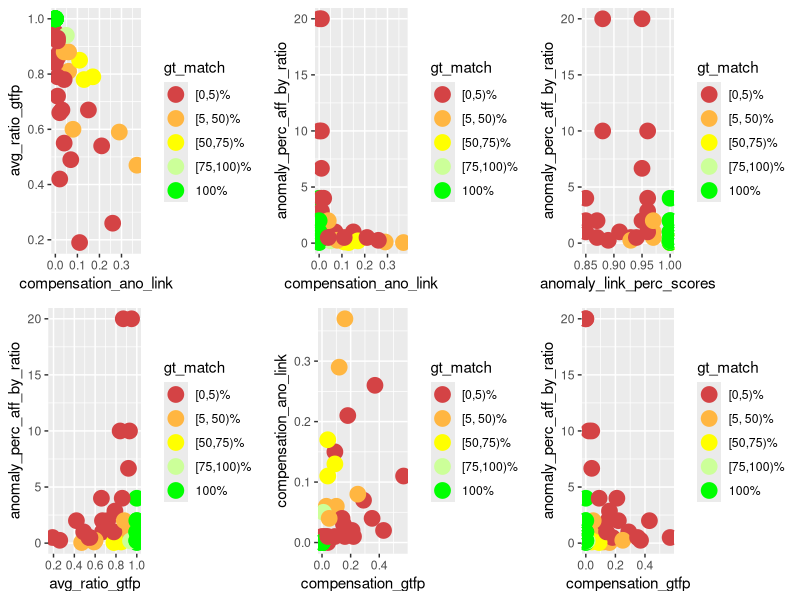
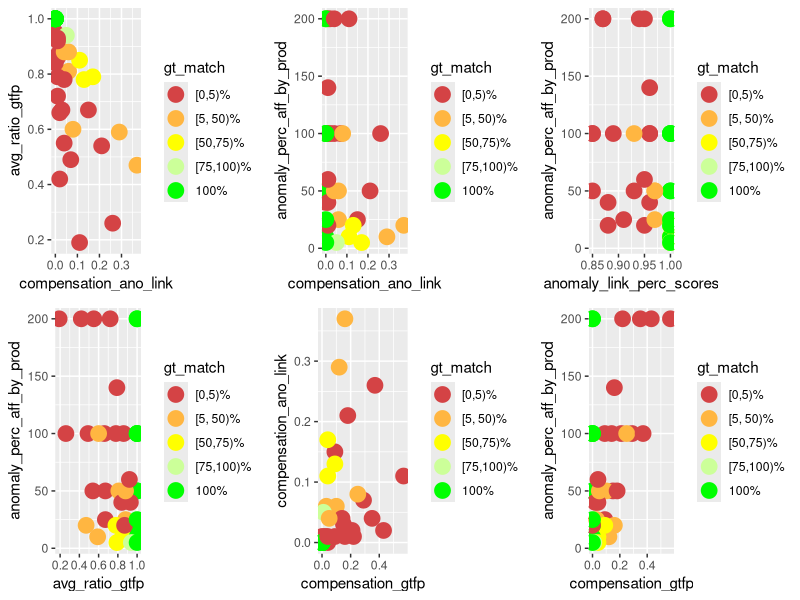
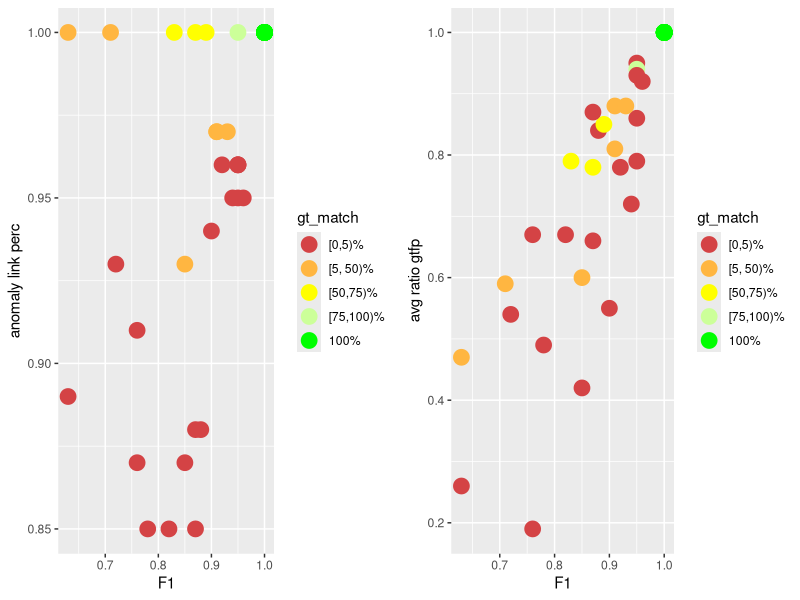
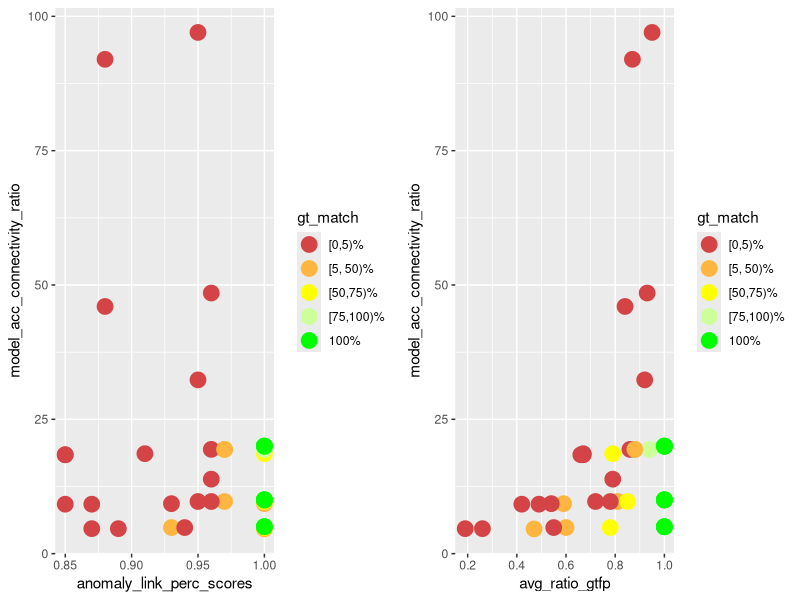
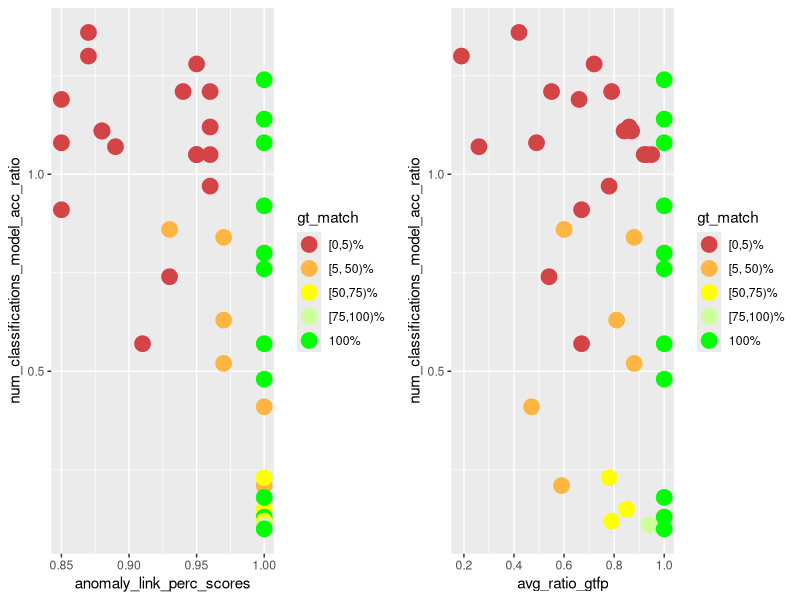
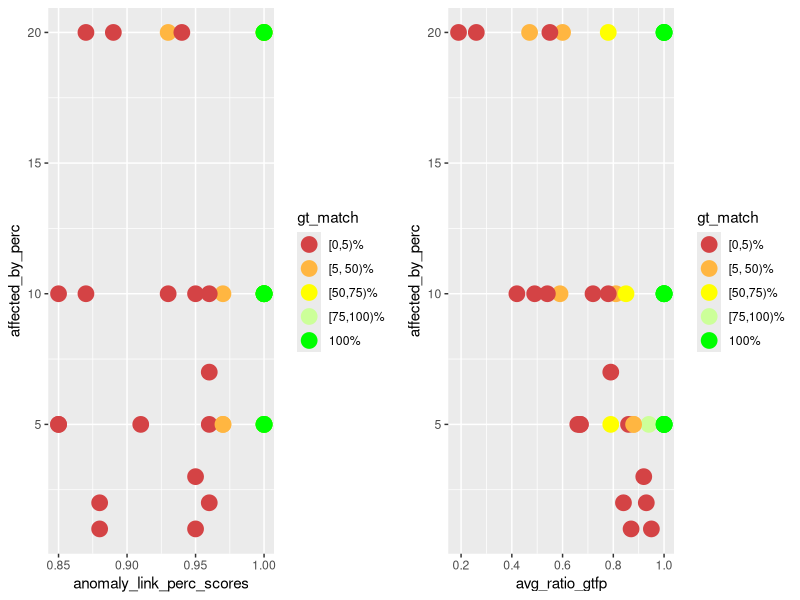
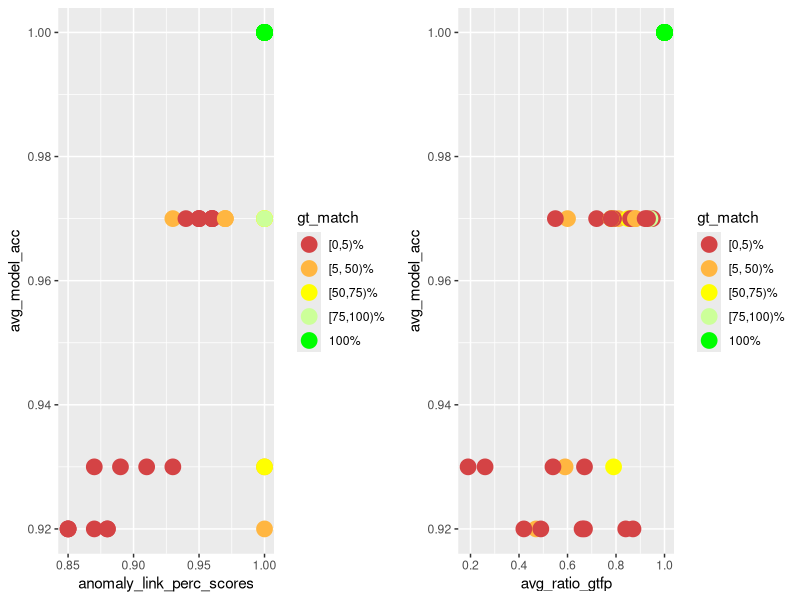
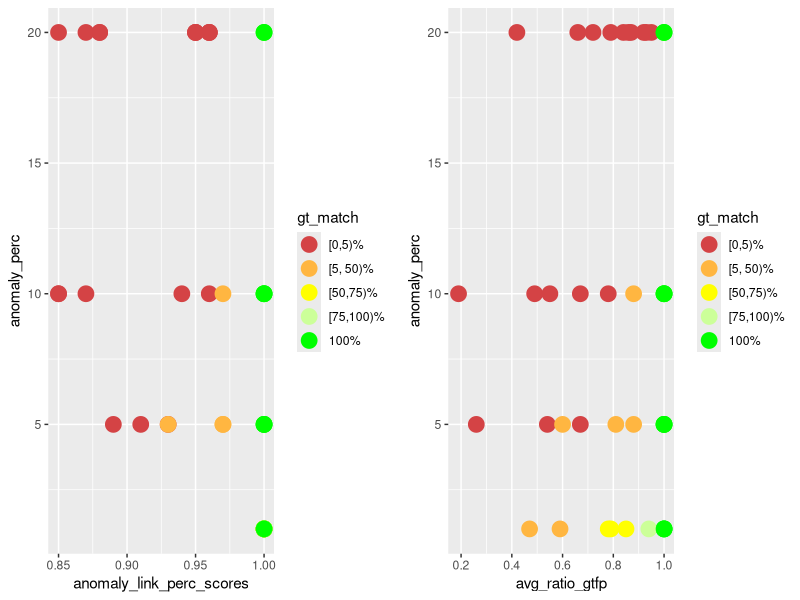

Generate these figures, in order, with R:
library(ggplot2)
library(gridExtra)
library(dplyr)

PT_DEF <- geom_point(size=5)
COLOR_VALS <- c("#d44345", "#ffb641", "#ffff00", "#ccff99", "#00ff00")

gen_multi_plot_six <- function(
        pp1, pp2, pp3, pp4, pp5, pp6,
        y1, y2, y3, y4, y5, y6,
        x1, x2, x3, x4, x5, x6,
        filename
    ) {
    fpp1 <- pp1 + PT_DEF + xlab(x1) + ylab(y1) + scale_color_manual(values = color_mapping)
    fpp2 <- pp2 + PT_DEF + xlab(x2) + ylab(y2) + scale_color_manual(values = color_mapping)
    fpp3 <- pp3 + PT_DEF + xlab(x3) + ylab(y3) + scale_color_manual(values = color_mapping)
    fpp4 <- pp4 + PT_DEF + xlab(x4) + ylab(y4) + scale_color_manual(values = color_mapping)
    fpp5 <- pp5 + PT_DEF + xlab(x5) + ylab(y5) + scale_color_manual(values = color_mapping)
    fpp6 <- pp6 + PT_DEF + xlab(x6) + ylab(y6) + scale_color_manual(values = color_mapping)
    combined_plot <- grid.arrange(fpp1, fpp2, fpp3, fpp4, fpp5, fpp6, ncol = 3)
    ggsave(combined_plot, file = filename, width = 12, height = 6)
}

gen_multi_plot_two <- function(
        pp1, pp2, y1, y2, x1, x2, filename
    ) {
    fpp1 <- pp1 + PT_DEF + xlab(x1) + ylab(y1) + scale_color_manual(values = color_mapping)
    fpp2 <- pp2 + PT_DEF + xlab(x2) + ylab(y2) + scale_color_manual(values = color_mapping)
    combined_plot <- grid.arrange(fpp1, fpp2, ncol = 2)
    ggsave(combined_plot, file = filename, width = 12, height = 6)
}

# actual compensation insights

input <- read.csv(
    file = "meta_analysis.csv", header = TRUE, sep = ",", check.name = FALSE
)

# instead of the percentage value factor(gt_match_perc) for which I'd need 100
# colors, I only want to color / group them into 5 groups
LABELS <- c("[0,5)%", "[5, 50)%", "[50,75)%", "[75,100)%", "100%")
color_mapping <- setNames(COLOR_VALS, LABELS)

input$gt_match <- cut(
    input$gt_match_perc,
    breaks = c(0, 5, 50, 75, 100, Inf),
    labels = LABELS,
    include.lowest = TRUE,
    right = FALSE
)

p1 <- ggplot(
    data = input, aes_string(
        x = "compensation_ano_link",
        y = "avg_ratio_gtfp",
        color = "gt_match",
        group = "gt_match"
    )
)

p2 <- ggplot(
    data = input, aes_string(
        x = "compensation_ano_link",
        y = "anomaly_perc_aff_by_ratio",
        color = "gt_match",
        group = "gt_match"
    )
)

p3 <- ggplot(
    data = input, aes_string(
        x = "anomaly_link_perc_scores",
        y = "anomaly_perc_aff_by_ratio",
        color = "gt_match",
        group = "gt_match"
    )
)

p4 <- ggplot(
    data = input, aes_string(
        x = "avg_ratio_gtfp",
        y = "anomaly_perc_aff_by_ratio",
        color = "gt_match",
        group = "gt_match"
    )
)

p5 <- ggplot(
    data = input, aes_string(
        x = "compensation_gtfp",
        y = "compensation_ano_link",
        color = "gt_match",
        group = "gt_match"
    )
)

p6 <- ggplot(
    data = input, aes_string(
        x = "compensation_gtfp",
        y = "anomaly_perc_aff_by_ratio",
        color = "gt_match",
        group = "gt_match"
    )
)

gen_multi_plot_six(
    p1, p2, p3, p4, p5, p6,
    "avg_ratio_gtfp",
    "anomaly_perc_aff_by_ratio",
    "anomaly_perc_aff_by_ratio",
    "anomaly_perc_aff_by_ratio",
    "compensation_ano_link",
    "anomaly_perc_aff_by_ratio",
    "compensation_ano_link",
    "compensation_ano_link",
    "anomaly_link_perc_scores",
    "avg_ratio_gtfp",
    "compensation_gtfp",
    "compensation_gtfp",
    "compensation_analysis.png"
)

# same with prod #############################

p1 <- ggplot(
    data = input, aes_string(
        x = "compensation_ano_link",
        y = "avg_ratio_gtfp",
        color = "gt_match",
        group = "gt_match"
    )
)

p2 <- ggplot(
    data = input, aes_string(
        x = "compensation_ano_link",
        y = "anomaly_perc_aff_by_prod",
        color = "gt_match",
        group = "gt_match"
    )
)

p3 <- ggplot(
    data = input, aes_string(
        x = "anomaly_link_perc_scores",
        y = "anomaly_perc_aff_by_prod",
        color = "gt_match",
        group = "gt_match"
    )
)

p4 <- ggplot(
    data = input, aes_string(
        x = "avg_ratio_gtfp",
        y = "anomaly_perc_aff_by_prod",
        color = "gt_match",
        group = "gt_match"
    )
)

p5 <- ggplot(
    data = input, aes_string(
        x = "compensation_gtfp",
        y = "compensation_ano_link",
        color = "gt_match",
        group = "gt_match"
    )
)

p6 <- ggplot(
    data = input, aes_string(
        x = "compensation_gtfp",
        y = "anomaly_perc_aff_by_prod",
        color = "gt_match",
        group = "gt_match"
    )
)

gen_multi_plot_six(
    p1, p2, p3, p4, p5, p6,
    "avg_ratio_gtfp",
    "anomaly_perc_aff_by_prod",
    "anomaly_perc_aff_by_prod",
    "anomaly_perc_aff_by_prod",
    "compensation_ano_link",
    "anomaly_perc_aff_by_prod",
    "compensation_ano_link",
    "compensation_ano_link",
    "anomaly_link_perc_scores",
    "avg_ratio_gtfp",
    "compensation_gtfp",
    "compensation_gtfp",
    "compensation_analysis_prod.png"
)

##############################################

p1 <- ggplot(
    data = input, aes_string(
        x = "f1_scores",
        y = "anomaly_link_perc_scores",
        color = "gt_match",
        group = "gt_match"
    )
)

p2 <- ggplot(
    data = input, aes_string(
        x = "f1_scores",
        y = "avg_ratio_gtfp",
        color = "gt_match",
        group = "gt_match"
    )
)

gen_multi_plot_two(
    p1, p2,
    "anomaly link perc",
    "avg ratio gtfp",
    "F1",
    "F1",
    "f1_end_res_corr.png"
)

# model acc - connectivity - performance

p1 <- ggplot(
    data = input, aes_string(
        x = "anomaly_link_perc_scores",
        y = "model_acc_connectivity_ratio",
        color = "gt_match",
        group = "gt_match"
    )
)

p2 <- ggplot(
    data = input, aes_string(
        x = "avg_ratio_gtfp",
        y = "model_acc_connectivity_ratio",
        color = "gt_match",
        group = "gt_match"
    )
)

gen_multi_plot_two(
    p1, p2,
    "model_acc_connectivity_ratio",
    "model_acc_connectivity_ratio",
    "anomaly_link_perc_scores",
    "avg_ratio_gtfp",
    "modelacc_connectivity_performance.png"
)

# how many classifications and how acc models

p1 <- ggplot(
    data = input, aes_string(
        x = "anomaly_link_perc_scores",
        y = "num_classifications_model_acc_ratio",
        color = "gt_match",
        group = "gt_match"
    )
)

p2 <- ggplot(
    data = input, aes_string(
        x = "avg_ratio_gtfp",
        y = "num_classifications_model_acc_ratio",
        color = "gt_match",
        group = "gt_match"
    )
)

gen_multi_plot_two(
    p1, p2,
    "num_classifications_model_acc_ratio",
    "num_classifications_model_acc_ratio",
    "anomaly_link_perc_scores",
    "avg_ratio_gtfp",
    "num_classifications_model_acc.png"
)

# affected_by against perf

p1 <- ggplot(
    data = input, aes_string(
        x = "anomaly_link_perc_scores",
        y = "affected_by_perc",
        color = "gt_match",
        group = "gt_match"
    )
)

p2 <- ggplot(
    data = input, aes_string(
        x = "avg_ratio_gtfp",
        y = "affected_by_perc",
        color = "gt_match",
        group = "gt_match"
    )
)

gen_multi_plot_two(
    p1, p2,
    "affected_by_perc",
    "affected_by_perc",
    "anomaly_link_perc_scores",
    "avg_ratio_gtfp",
    "aff_by_perf.png"
)

# model_acc against perf

p1 <- ggplot(
    data = input, aes_string(
        x = "anomaly_link_perc_scores",
        y = "avg_model_acc",
        color = "gt_match",
        group = "gt_match"
    )
)

p2 <- ggplot(
    data = input, aes_string(
        x = "avg_ratio_gtfp",
        y = "avg_model_acc",
        color = "gt_match",
        group = "gt_match"
    )
)

gen_multi_plot_two(
    p1, p2,
    "avg_model_acc",
    "avg_model_acc",
    "anomaly_link_perc_scores",
    "avg_ratio_gtfp",
    "model_acc_perf.png"
)

# anomaly_perc against perf

p1 <- ggplot(
    data = input, aes_string(
        x = "anomaly_link_perc_scores",
        y = "anomaly_perc",
        color = "gt_match",
        group = "gt_match"
    )
)

p2 <- ggplot(
    data = input, aes_string(
        x = "avg_ratio_gtfp",
        y = "anomaly_perc",
        color = "gt_match",
        group = "gt_match"
    )
)

gen_multi_plot_two(
    p1, p2,
    "anomaly_perc",
    "anomaly_perc",
    "anomaly_link_perc_scores",
    "avg_ratio_gtfp",
    "anomaly_perc_perf.png"
)

# anomaly_perc - model acc ratio against perf

p1 <- ggplot(
    data = input, aes_string(
        x = "anomaly_link_perc_scores",
        y = "anomaly_perc_model_acc_ratio",
        color = "gt_match",
        group = "gt_match"
    )
)

p2 <- ggplot(
    data = input, aes_string(
        x = "avg_ratio_gtfp",
        y = "anomaly_perc_model_acc_ratio",
        color = "gt_match",
        group = "gt_match"
    )
)

gen_multi_plot_two(
    p1, p2,
    "anomaly_perc_model_acc_ratio",
    "anomaly_perc_model_acc_ratio",
    "anomaly_link_perc_scores",
    "avg_ratio_gtfp",
    "anomaly_perc_model_acc_ratio_perf.png"
)

# num classifications against perf

p1 <- ggplot(
    data = input, aes_string(
        x = "anomaly_link_perc_scores",
        y = "num_classifications",
        color = "gt_match",
        group = "gt_match"
    )
)

p2 <- ggplot(
    data = input, aes_string(
        x = "avg_ratio_gtfp",
        y = "num_classifications",
        color = "gt_match",
        group = "gt_match"
    )
)

gen_multi_plot_two(
    p1, p2,
    "num_classifications",
    "num_classifications",
    "anomaly_link_perc_scores",
    "avg_ratio_gtfp",
    "num_classifications_perf.png"
)

# num classifications - model acc -- filtered based on avg_ratio_gtfp

p1 <- ggplot(
    data = input, aes_string(
        x = "num_classifications",
        y = "avg_model_acc",
        color = "gt_match",
        group = "gt_match"
    )
)

filtered_data <- subset(input, avg_ratio_gtfp >= 0.7)

p2 <- ggplot(
    data = filtered_data,
    aes_string(
        x = "num_classifications",
        y = "avg_model_acc",
        color = "gt_match",
        group = "gt_match"
    )
)

filtered_data <- subset(input, avg_ratio_gtfp >= 0.75)

p3 <- ggplot(
    data = filtered_data,
    aes_string(
        x = "num_classifications",
        y = "avg_model_acc",
        color = "gt_match",
        group = "gt_match"
    )
)

filtered_data <- subset(input, avg_ratio_gtfp >= 0.8)

p4 <- ggplot(
    data = filtered_data,
    aes_string(
        x = "num_classifications",
        y = "avg_model_acc",
        color = "gt_match",
        group = "gt_match"
    )
)

filtered_data <- subset(input, avg_ratio_gtfp >= 0.9)

p5 <- ggplot(
    data = filtered_data,
    aes_string(
        x = "num_classifications",
        y = "avg_model_acc",
        color = "gt_match",
        group = "gt_match"
    )
)

filtered_data <- input %>%
  group_by(avg_model_acc) %>%
  filter(avg_ratio_gtfp == max(avg_ratio_gtfp))

p6 <- ggplot(
    data = filtered_data,
    aes_string(
        x = "num_classifications",
        y = "avg_model_acc",
        color = "gt_match",
        group = "gt_match"
    )
)

gen_multi_plot_six(
    p1, p2, p3, p4, p5, p6,
    "avg_model_acc", #y1
    "avg_model_acc", #y2
    "avg_model_acc", #y3
    "avg_model_acc", #y4
    "avg_model_acc", #y5
    "avg_model_acc", #y6
    "classifications", #x1
    "classifications (filt. based on avg_ratio_gtfp 70%)", #x2
    "classifications (filt. based on avg_ratio_gtfp 75%)", #x3
    "classifications (filt. based on avg_ratio_gtfp 80%)", #x4
    "classifications (filt. based on avg_ratio_gtfp 90%)", #x5
    "classifications (filt. based on max avg_ratio_gtfp)", #x6
    "model_acc_classifications.png"
)

# num classifications - model acc -- filtered based on anomaly_link_perc_scores

p1 <- ggplot(
    data = input, aes_string(
        x = "num_classifications",
        y = "avg_model_acc",
        color = "gt_match",
        group = "gt_match"
    )
)

filtered_data <- subset(input, anomaly_link_perc_scores >= 0.7)

p2 <- ggplot(
    data = filtered_data,
    aes_string(
        x = "num_classifications",
        y = "avg_model_acc",
        color = "gt_match",
        group = "gt_match"
    )
)

filtered_data <- subset(input, anomaly_link_perc_scores >= 0.75)

p3 <- ggplot(
    data = filtered_data,
    aes_string(
        x = "num_classifications",
        y = "avg_model_acc",
        color = "gt_match",
        group = "gt_match"
    )
)

filtered_data <- subset(input, anomaly_link_perc_scores >= 0.8)

p4 <- ggplot(
    data = filtered_data,
    aes_string(
        x = "num_classifications",
        y = "avg_model_acc",
        color = "gt_match",
        group = "gt_match"
    )
)

filtered_data <- subset(input, anomaly_link_perc_scores >= 0.9)

p5 <- ggplot(
    data = filtered_data,
    aes_string(
        x = "num_classifications",
        y = "avg_model_acc",
        color = "gt_match",
        group = "gt_match"
    )
)

filtered_data <- input %>%
  group_by(avg_model_acc) %>%
  filter(anomaly_link_perc_scores == max(anomaly_link_perc_scores))

p6 <- ggplot(
    data = filtered_data,
    aes_string(
        x = "num_classifications",
        y = "avg_model_acc",
        color = "gt_match",
        group = "gt_match"
    )
)

gen_multi_plot_six(
    p1, p2, p3, p4, p5, p6,
    "avg_model_acc", #y1
    "avg_model_acc", #y2
    "avg_model_acc", #y3
    "avg_model_acc", #y4
    "avg_model_acc", #y5
    "avg_model_acc", #y6
    "classifications", #x1
    "classifications (filt. based on ano_link_perc 70%)", #x2
    "classifications (filt. based on ano_link_perc 75%)", #x3
    "classifications (filt. based on ano_link_perc 80%)", #x4
    "classifications (filt. based on ano_link_perc 90%)", #x5
    "classifications (filt. based on max ano_link_perc)", #x6
    "model_acc_classifications_ano_link.png"
)

# num classifications - model acc -- filtered based on gt_match_perc

p1 <- ggplot(
    data = input, aes_string(
        x = "num_classifications",
        y = "avg_model_acc",
        color = "gt_match",
        group = "gt_match"
    )
)

filtered_data <- subset(input, gt_match_perc >= 70)

p2 <- ggplot(
    data = filtered_data,
    aes_string(
        x = "num_classifications",
        y = "avg_model_acc",
        color = "gt_match",
        group = "gt_match"
    )
)

filtered_data <- subset(input, gt_match_perc >= 75)

p3 <- ggplot(
    data = filtered_data,
    aes_string(
        x = "num_classifications",
        y = "avg_model_acc",
        color = "gt_match",
        group = "gt_match"
    )
)

filtered_data <- subset(input, gt_match_perc >= 80)

p4 <- ggplot(
    data = filtered_data,
    aes_string(
        x = "num_classifications",
        y = "avg_model_acc",
        color = "gt_match",
        group = "gt_match"
    )
)

filtered_data <- subset(input, gt_match_perc >= 90)

p5 <- ggplot(
    data = filtered_data,
    aes_string(
        x = "num_classifications",
        y = "avg_model_acc",
        color = "gt_match",
        group = "gt_match"
    )
)

filtered_data <- input %>%
  group_by(avg_model_acc) %>%
  filter(gt_match_perc == max(gt_match_perc))

p6 <- ggplot(
    data = filtered_data,
    aes_string(
        x = "num_classifications",
        y = "avg_model_acc",
        color = "gt_match",
        group = "gt_match"
    )
)

gen_multi_plot_six(
    p1, p2, p3, p4, p5, p6,
    "avg_model_acc", #y1
    "avg_model_acc", #y2
    "avg_model_acc", #y3
    "avg_model_acc", #y4
    "avg_model_acc", #y5
    "avg_model_acc", #y6
    "classifications", #x1
    "classifications (filt. based on gt_match_perc 70%)", #x2
    "classifications (filt. based on gt_match_perc 75%)", #x3
    "classifications (filt. based on gt_match_perc 80%)", #x4
    "classifications (filt. based on gt_match_perc 90%)", #x5
    "classifications (filt. based on max gt_match_perc)", #x6
    "model_acc_classifications_gt_match_perc.png"
)

# correlation affected-by and fault path len / num fault paths

p1 <- ggplot(
    data = input, aes_string(
        x = "avg_num_fault_paths",
        y = "affected_by_perc",
        color = "gt_match",
        group = "gt_match"
    )
)

p2 <- ggplot(
    data = input, aes_string(
        x = "avg_fault_path_len",
        y = "affected_by_perc",
        color = "gt_match",
        group = "gt_match"
    )
)

p3 <- ggplot(
    data = input, aes_string(
        x = "avg_num_fault_paths",
        y = "anomaly_perc",
        color = "gt_match",
        group = "gt_match"
    )
)

p4 <- ggplot(
    data = input, aes_string(
        x = "avg_fault_path_len",
        y = "anomaly_perc",
        color = "gt_match",
        group = "gt_match"
    )
)

p5 <- ggplot(
    data = input, aes_string(
        x = "avg_num_fault_paths",
        y = "anomaly_perc_aff_by_prod",
        color = "gt_match",
        group = "gt_match"
    )
)

p6 <- ggplot(
    data = input, aes_string(
        x = "avg_fault_path_len",
        y = "anomaly_perc_aff_by_prod",
        color = "gt_match",
        group = "gt_match"
    )
)

gen_multi_plot_six(
    p1, p2, p3, p4, p5, p6,
    "affected_by_perc", # y1
    "affected_by_perc", # y2
    "anomaly_perc", # y3
    "anomaly_perc", # y4
    "anomaly_perc_aff_by_prod", # y5
    "anomaly_perc_aff_by_prod", # y6
    "avg_num_fault_paths", # x1
    "avg_fault_path_len", # x2
    "avg_num_fault_paths", # x3
    "avg_fault_path_len", # x4
    "avg_num_fault_paths", # x5
    "avg_fault_path_len", # x6
    "correlation_anomaly_perc_aff_by_prod_fault_paths.png"
)

# correlation (median + mean) runtime and fault path len / num fault paths

p1 <- ggplot(
    data = input, aes_string(
        x = "avg_num_fault_paths",
        y = "`avg_runtime (s)`",
        color = "gt_match",
        group = "gt_match"
    )
)

p2 <- ggplot(
    data = input, aes_string(
        x = "avg_fault_path_len",
        y = "`avg_runtime (s)`",
        color = "gt_match",
        group = "gt_match"
    )
)

p3 <- ggplot(
    data = input, aes_string(
        x = "avg_num_fault_paths",
        y = "`median_runtime (s)`",
        color = "gt_match",
        group = "gt_match"
    )
)

p4 <- ggplot(
    data = input, aes_string(
        x = "avg_fault_path_len",
        y = "`median_runtime (s)`",
        color = "gt_match",
        group = "gt_match"
    )
)

p5 <- ggplot(
    data = input, aes_string(
        x = "median_fault_path_len",
        y = "`median_runtime (s)`",
        color = "gt_match",
        group = "gt_match"
    )
)

p6 <- ggplot(
    data = input, aes_string(
        x = "median_num_fault_paths",
        y = "`median_runtime (s)`",
        color = "gt_match",
        group = "gt_match"
    )
)

gen_multi_plot_six(
    p1, p2, p3, p4, p5, p6,
    "`avg_runtime (s)`", # y1
    "`avg_runtime (s)`", # y2
    "`median_runtime (s)`", # y3
    "`median_runtime (s)`", # y4
    "`median_runtime (s)`", # y5
    "`median_runtime (s)`", # y6
    "avg_num_fault_paths", # x1
    "avg_fault_path_len", # x2
    "avg_num_fault_paths", # x3
    "avg_fault_path_len", # x4
    "median_fault_path_len", # x5
    "median_num_fault_paths", # x6
    "correlation_runtime_fault_paths.png"
)
